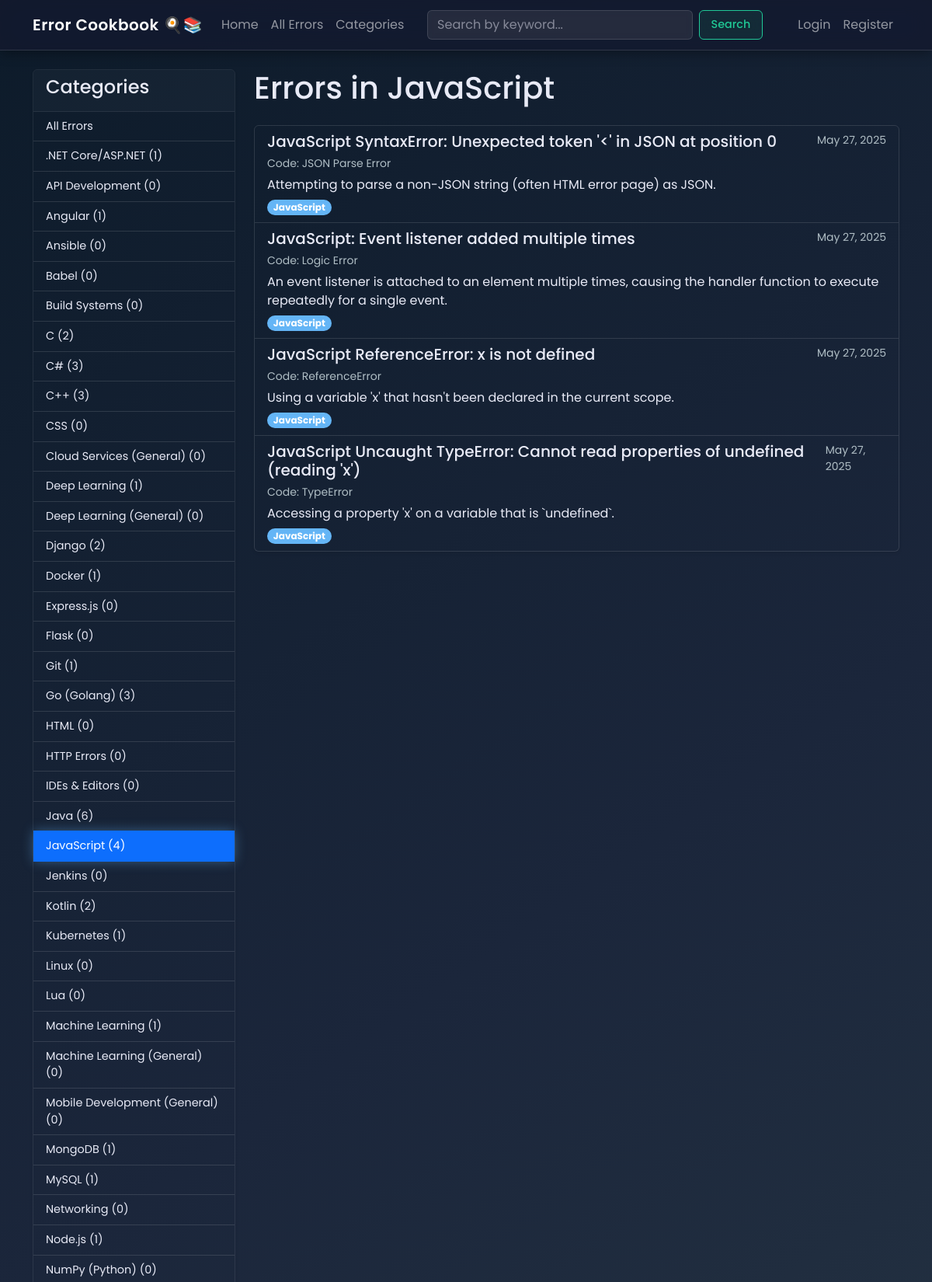
Screenshot of /category/javascript/ (upper part) with the database file from the repository.
### main_app/models.py (models this page shows, shortened)
class Category(models.Model):
    name = models.CharField(max_length=100, unique=True)
    description = models.TextField(blank=True, null=True)
    slug = models.SlugField(max_length=120, unique=True, blank=True, editable=False)
    def get_absolute_url(self):
        return reverse('main_app:errors_by_category', kwargs={'category_slug': self.slug})
    class Meta:
        verbose_name_plural = "Categories"
        ordering = ['name']

class ErrorEntry(models.Model):
    STATUS_PENDING = 'pending'
    STATUS_APPROVED = 'approved'
    STATUS_REJECTED = 'rejected'
    STATUS_CHOICES = [
        (STATUS_PENDING, 'Pending Review'),
        (STATUS_APPROVED, 'Approved'),
        (STATUS_REJECTED, 'Rejected'),
    ]
    title = models.CharField(max_length=255)
    error_code = models.CharField(max_length=100, blank=True, null=True)
    description = models.TextField()
    category = models.ForeignKey(Category, on_delete=models.SET_NULL, null=True, related_name='errors')
    cause_overview = models.TextField(blank=True, null=True, help_text="A general overview of common causes.")
    solution_overview = models.TextField(blank=True, null=True, help_text="A general overview of common solutions or steps.")
    slug = models.SlugField(max_length=280, unique=True, blank=True, editable=False)
    author = models.ForeignKey(
        settings.AUTH_USER_MODEL,
        on_delete=models.SET_NULL,
        null=True,
        blank=True,
        related_name='authored_errors'
    )
    status = models.CharField(
        max_length=10,
        choices=STATUS_CHOICES, # Ensure STATUS_CHOICES is defined in this model
        default=STATUS_PENDING, # Ensure STATUS_PENDING is defined in this model
        db_index=True
    )
    is_public = models.BooleanField(default=False, db_index=True, help_text="Visible to all users if checked.")
    moderator_notes = models.TextField(blank=True, null=True, help_text="Internal notes for moderators regarding this entry.")
    created_at = models.DateTimeField(auto_now_add=True)
    updated_at = models.DateTimeField(auto_now=True)
    def get_absolute_url(self):
        return reverse('main_app:error_detail', kwargs={'error_slug': self.slug})
    class Meta:
        verbose_name_plural = "Error Entries"
        ordering = ['-updated_at']

### main_app/views.py (the view)
# urls.py: path('category/<slug:category_slug>/', views.errors_by_category, name='errors_by_category'),
def errors_by_category(request, category_slug):
    common_context = get_common_context(request)
    category = get_object_or_404(Category, slug=category_slug)
    error_entries = ErrorEntry.objects.filter(category=category, is_public=True, status=ErrorEntry.STATUS_APPROVED).order_by('-updated_at')
    context = {**common_context, 'error_entries': error_entries, 'current_category': category, 'list_title': f'Errors in {category.name}'}
    return render(request, 'main_app/error_list.html', context)

### main_app/forms.py
class ErrorSearchForm(forms.Form):
    query = forms.CharField(
        label='Search Errors',
        max_length=100,
        required=False,
        widget=forms.TextInput(attrs={
            'class': 'form-control me-2 glass-form-input',
            'type': 'search',
            'placeholder': 'Search by keyword...',
            'aria-label': 'Search'
        })
    )

### main_app/views.py (called while the page is built)
def get_common_context(request):
    return {
        'categories': Category.objects.all(),
        'search_form': ErrorSearchForm(request.GET if request.method == 'GET' else None)
    }

### main_app/templates/main_app/error_list.html (shortened to what this page needs)
{% extends "base.html" %}
{% load static %}
{% block content %}
<h1 class="mb-4">{{ list_title|default:"Error Entries" }}</h1>
{% if error_entries %}
    <div class="list-group shadow-sm">
        {% for error in error_entries %}
            <a href="{{ error.get_absolute_url }}" class="list-group-item list-group-item-action flex-column align-items-start">
                <div class="d-flex w-100 justify-content-between">
                    <h5 class="mb-1">{{ error.title }}</h5>
                    <small class="text-muted">{{ error.updated_at|date:"M d, Y" }}</small>
                </div>
                {% if error.error_code %}
                    <p class="mb-1"><small class="text-body-secondary">Code: {{ error.error_code }}</small></p>
                {% endif %}
                <p class="mb-1">{{ error.description|truncatewords:30 }}</p>
                {% if error.category %}
                    <span class="badge bg-primary rounded-pill">{{ error.category.name }}</span>
                {% endif %}
            </a>
        {% endfor %}
    </div>
{% endif %}
{% endblock content %}

### main_app/templates/main_app/partials/category_sidebar.html (shortened to what this page needs)
<div class="card shadow-sm mb-4">
    <div class="card-header">
        <h4>Categories</h4>
    </div>
    <div class="list-group list-group-flush">
        <a href="{% url 'main_app:error_list' %}"
           class="list-group-item list-group-item-action {% if not current_category and request.resolver_match.url_name == 'error_list' %}active{% endif %}">
           All Errors
        </a>
        {% for cat in categories %}
            <a href="{{ cat.get_absolute_url }}"
               class="list-group-item list-group-item-action {% if current_category.slug == cat.slug %}active{% endif %}">
                {{ cat.name }} ({{ cat.errors.count }})
            </a>
        {% empty %}
            <li class="list-group-item">No categories yet.</li>
        {% endfor %}
    </div>
</div>

### main_app/static/css/style.css (style rules this page uses)
:root { --primary-glow-color: rgba(100, 181, 246, 0.4); --secondary-glow-color: rgba(126, 87, 194, 0.4); --success-glow-color: rgba(76, 175, 80, 0.5); --danger-glow-color: rgba(244, 67, 54, 0.5); --glass-bg-main-card: rgba(35, 35, 55, 0.75); --glass-bg-nested-card: rgba(45, 50, 75, 0.70); --glass-bg-navbar-footer: rgba(20, 25, 45, 0.8); --glass-bg-hover: rgba(60, 65, 90, 0.80); --glass-border-color: rgba(255, 255, 255, 0.12); --glass-border-color-stronger: rgba(255, 255, 255, 0.2); --glass-text-color: #e8eaf6; --glass-text-muted-color: #b0bec5; --glass-text-emphasis-color: #ffffff; --body-bg-start: #0d1b2a; --body-bg-mid: #1b263b; --body-bg-end: #2a3b47; --navbar-height: 65px; --footer-height: 60px; --link-color: #82b1ff; --link-hover-color: #a6cfff; --box-shadow-soft: 0 4px 15px rgba(0,0,0,0.2); --box-shadow-strong: 0 8px 30px rgba(0,0,0,0.3); --badge-primary-glass-bg: rgba(100, 181, 246, 0.2); }
html { scroll-behavior: smooth; }
[data-bs-theme="dark"] { --bs-body-color: var(--glass-text-color); --bs-body-bg: transparent; --bs-border-color: var(--glass-border-color); --bs-border-color-translucent: rgba(255, 255, 255, 0.08); --bs-link-color: var(--link-color); --bs-link-hover-color: var(--link-hover-color); --bs-code-color: #f48fb1; --bs-emphasis-color: var(--glass-text-emphasis-color); --bs-secondary-color: var(--glass-text-muted-color); --bs-tertiary-color: rgba(232, 234, 246, 0.4); --bs-primary-rgb: 100, 181, 246; --bs-success-rgb: 76, 175, 80; --bs-info-rgb: 13, 202, 240; --bs-warning-rgb: 255, 193, 7; --bs-danger-rgb: 244, 67, 54; --bs-card-bg: var(--glass-bg-nested-card); --bs-card-border-color: var(--glass-border-color); --bs-card-cap-bg: rgba(255, 255, 255, 0.05); }
body { font-family: 'Poppins', sans-serif; background: linear-gradient(145deg, var(--body-bg-start) 0%, var(--body-bg-mid) 45%, var(--body-bg-end) 100%); background-attachment: fixed; color: var(--glass-text-color); padding-top: var(--navbar-height); }
.list-group-item.active { background-color: var(--bs-primary) !important; border-color: var(--bs-primary) !important; color: var(--bs-emphasis-color) !important; box-shadow: 0 0 15px var(--primary-glow-color); }
.glass-form-input, .form-control.glass-form-input, .form-select.glass-form-input { background: rgba(255, 255, 255, 0.08) !important; backdrop-filter: blur(5px); -webkit-backdrop-filter: blur(5px); border: 1px solid var(--glass-border-color) !important; color: var(--glass-text-color) !important; border-radius: 0.375rem; transition: all 0.2s ease; }
.glass-form-input::placeholder { color: rgba(232, 234, 246, 0.5); }
.sidebar-area .list-group-item { font-size: 0.9rem; }

### rows the page displays
Category: name ".NET Core/ASP.NET", errors.count "1"
Category: name "API Development", errors.count "0"
Category: name "Angular", errors.count "1"
Category: name "Ansible", errors.count "0"
Category: name "Babel", errors.count "0"
Category: name "Build Systems", errors.count "0"
Category: name "C", errors.count "2"
Category: name "C#", errors.count "3"
Category: name "C++", errors.count "3"
Category: name "CSS", errors.count "0"
Category: name "Cloud Services (General)", errors.count "0"
Category: name "Deep Learning", errors.count "1"
Category: name "Deep Learning (General)", errors.count "0"
Category: name "Django", errors.count "2"
Category: name "Docker", errors.count "1"
Category: name "Express.js", errors.count "0"
Category: name "Flask", errors.count "0"
Category: name "Git", errors.count "1"
Category: name "Go (Golang)", errors.count "3"
Category: name "HTML", errors.count "0"
Category: name "HTTP Errors", errors.count "0"
Category: name "IDEs & Editors", errors.count "0"
Category: name "Java", errors.count "6"
Category: name "JavaScript", errors.count "4"
Category: name "Jenkins", errors.count "0"
Category: name "Kotlin", errors.count "2"
Category: name "Kubernetes", errors.count "1"
Category: name "Linux", errors.count "0"
Category: name "Lua", errors.count "0"
Category: name "Machine Learning", errors.count "1"
Category: name "Machine Learning (General)", errors.count "0"
Category: name "Mobile Development (General)", errors.count "0"
Category: name "MongoDB", errors.count "1"
Category: name "MySQL", errors.count "1"
Category: name "Networking", errors.count "0"
Category: name "Node.js", errors.count "1"
Category: name "NumPy (Python)", errors.count "0"
ErrorEntry: title "JavaScript SyntaxError: Unexpected token '<' in JSON at position 0", updated_at "May 27, 2025", error_code "JSON Parse Error", description "Attempting to parse a non-JSON string (often HTML error page) as JSON.", category.name "JavaScript"
ErrorEntry: title "JavaScript: Event listener added multiple times", updated_at "May 27, 2025", error_code "Logic Error", description "An event listener is attached to an element multiple times, causing the handler function to execute repeatedly for a single event.", category.name "JavaScript"
ErrorEntry: title "JavaScript ReferenceError: x is not defined", updated_at "May 27, 2025", error_code "ReferenceError", description "Using a variable 'x' that hasn't been declared in the current scope.", category.name "JavaScript"
ErrorEntry: title "JavaScript Uncaught TypeError: Cannot read properties of undefined (reading 'x')", updated_at "May 27, 2025", error_code "TypeError", description "Accessing a property 'x' on a variable that is `undefined`.", category.name "JavaScript"

### other values shown
{{ list_title|default:"Error Entries" }} "Errors in JavaScript"
